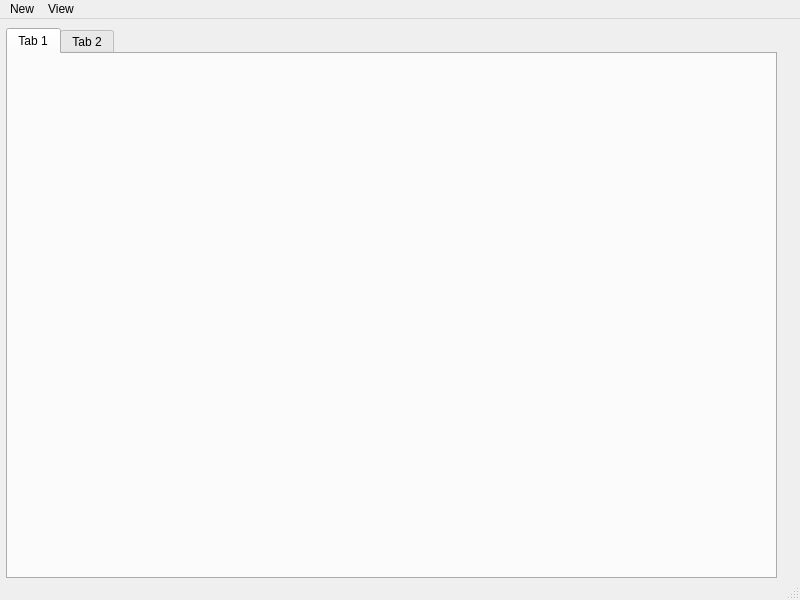
<?xml version="1.0" encoding="UTF-8"?>
<ui version="4.0">
 <class>ArcheoEntry</class>
 <widget class="QMainWindow" name="ArcheoEntry">
  <property name="geometry">
   <rect>
    <x>0</x>
    <y>0</y>
    <width>800</width>
    <height>600</height>
   </rect>
  </property>
  <property name="windowTitle">
   <string>MainWindow</string>
  </property>
  <widget class="QWidget" name="centralwidget">
   <widget class="QTabWidget" name="Entry">
    <property name="geometry">
     <rect>
      <x>6</x>
      <y>9</y>
      <width>771</width>
      <height>551</height>
     </rect>
    </property>
    <property name="currentIndex">
     <number>0</number>
    </property>
    <widget class="QWidget" name="Entry">
     <attribute name="title">
      <string>Tab 1</string>
     </attribute>
    </widget>
    <widget class="QWidget" name="View">
     <attribute name="title">
      <string>Tab 2</string>
     </attribute>
    </widget>
   </widget>
  </widget>
  <widget class="QMenuBar" name="menubar">
   <property name="geometry">
    <rect>
     <x>0</x>
     <y>0</y>
     <width>800</width>
     <height>21</height>
    </rect>
   </property>
   <widget class="QMenu" name="menuNew">
    <property name="title">
     <string>New</string>
    </property>
    <addaction name="actionLocus"/>
    <addaction name="actionFind"/>
   </widget>
   <widget class="QMenu" name="menuView">
    <property name="title">
     <string>View</string>
    </property>
    <addaction name="actionLocus_2"/>
   </widget>
   <addaction name="menuNew"/>
   <addaction name="menuView"/>
  </widget>
  <widget class="QStatusBar" name="statusbar"/>
  <action name="actionLocus">
   <property name="text">
    <string>locus</string>
   </property>
  </action>
  <action name="actionFind">
   <property name="text">
    <string>Find</string>
   </property>
  </action>
  <action name="actionLocus_2">
   <property name="text">
    <string>locus</string>
   </property>
  </action>
 </widget>
 <resources/>
 <connections/>
</ui>
